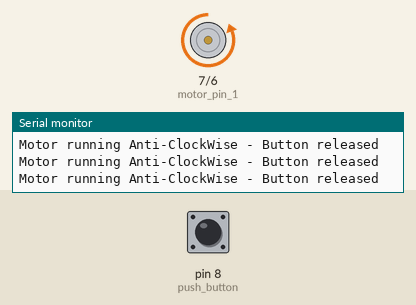
Recording of a sketch running on a simulated Arduino Uno, built with avr-gcc and run on an emulated ATmega328P. Parts: motor-driver pin pairs drawn as motors (green arrow = first pin HIGH = forward, orange = second pin HIGH = backward, longer = more drive), the last lines printed to the serial monitor. The test bench sets the inputs (shaded band); at power-on: pin 8 (push_button) LOW.

Above: at 1.2 s.
1.3 s: pin 8 (push_button) pulled HIGH for 0.15 s
At 1.39 s:
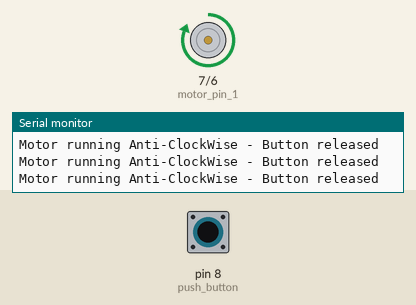
2.9 s: pin 8 (push_button) pulled HIGH for 0.15 s
At 4.4 s:
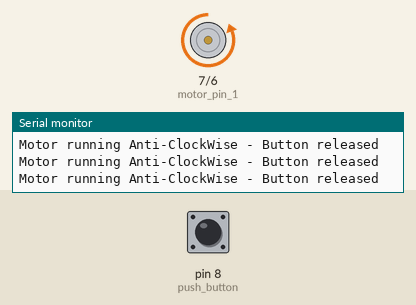
6.0 s: pin 8 (push_button) pulled HIGH for 1 s
At 6.8 s:
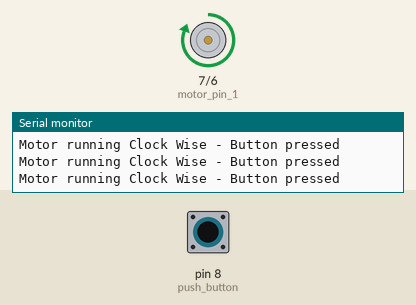
10.0 s: pin 8 (push_button) pulsed HIGH 2 times (0.12 s each, 0.3 s apart)
At 10.24 s:
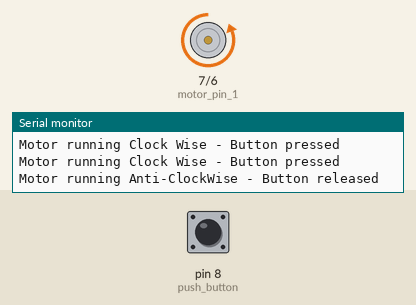
13.6 s: pin 8 (push_button) driven HIGH
At 14.0 s:
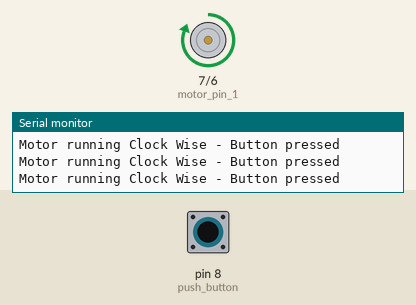
16.6 s: pin 8 (push_button) driven LOW
At 17.3 s:
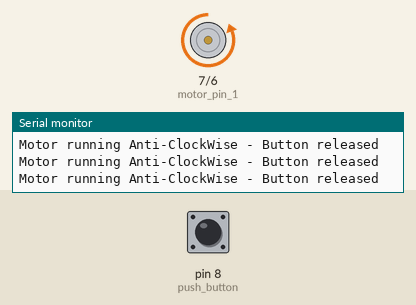
Timing chart, 0 to 19.6 s (numbered marks = the images above; inputs shaded):
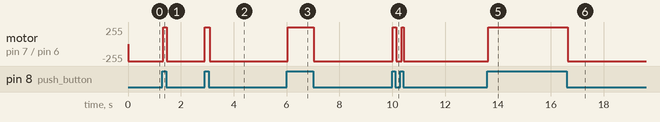

Measured:
- after the input at 1.3 s, motor on pin 7 (motor_pin_1) / pin 6 (motor_pin_2): backward 255/255 → forward 255/255 at once, → backward 255/255 0.13 s later
- after the input at 2.9 s, motor on pin 7 (motor_pin_1) / pin 6 (motor_pin_2): backward 255/255 → forward 255/255 at once, → backward 255/255 0.18 s later
- after the input at 6.0 s, motor on pin 7 (motor_pin_1) / pin 6 (motor_pin_2): backward 255/255 → forward 255/255 at once, → backward 255/255 0.98 s later
- after the input at 10.0 s, motor on pin 7 (motor_pin_1) / pin 6 (motor_pin_2): alternates forward 255/255 for 0.11 s and backward 255/255 for 0.20 s, 4 changes in all, then stays backward 255/255, starting at once
- after the input at 13.6 s, motor on pin 7 (motor_pin_1) / pin 6 (motor_pin_2): backward 255/255 → forward 255/255 at once
- after the input at 16.6 s, motor on pin 7 (motor_pin_1) / pin 6 (motor_pin_2): forward 255/255 → backward 255/255 at once

The sketch:

Program_7-Operate_motor_on_program_and_pushbutton.ino
```cpp
int motor_pin_1 = 7;    // Declare variable to store pin value connected to motor driver pin 1
int motor_pin_2 = 6;    // Declare variable to store pin value connected to motor driver pin 2

int push_button = 8;    // Declare variable to store pin value of push button

void setup(){
  Serial.begin(9600);   // set the serial baud rate to 9600

  pinMode(motor_pin_1, OUTPUT); // set motor pin 1 as OUTPUT
  pinMode(motor_pin_2, OUTPUT); // set motor pin 2 as OUTPUT

  pinMode(push_button, INPUT);  // set push button to take INPUT
}

void loop(){
  if(digitalRead(push_button)){   // check if button is pressed
    digitalWrite(motor_pin_1, HIGH);    // supply 5V to first motor pin
    digitalWrite(motor_pin_2, LOW);    // supply 0V to second motor pin
    Serial.println("Motor running Clock Wise - Button pressed");
  }else{    // if button is not pressed
    digitalWrite(motor_pin_1, LOW);    // supply 0V to first motor pin
    digitalWrite(motor_pin_2, HIGH);    // supply 5V to second motor pin
    Serial.println("Motor running Anti-ClockWise - Button released");
  }
}
```
